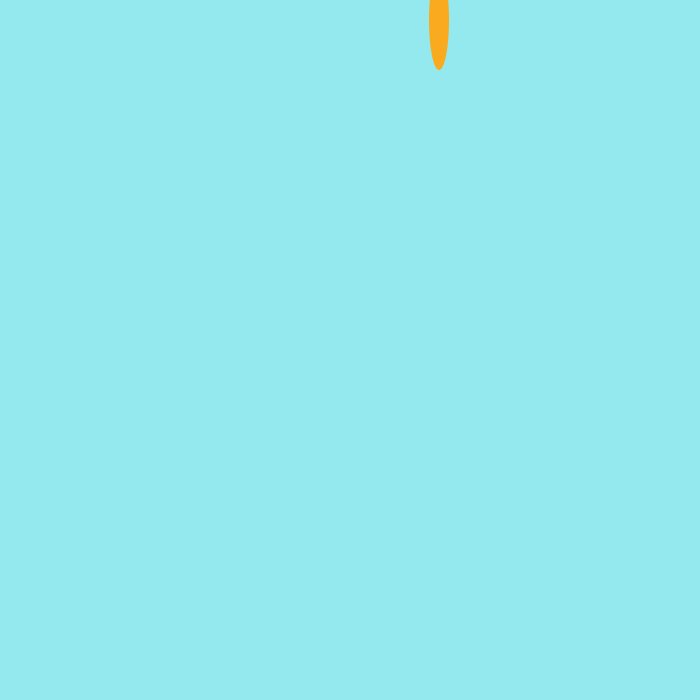
Frame 1 (no input)
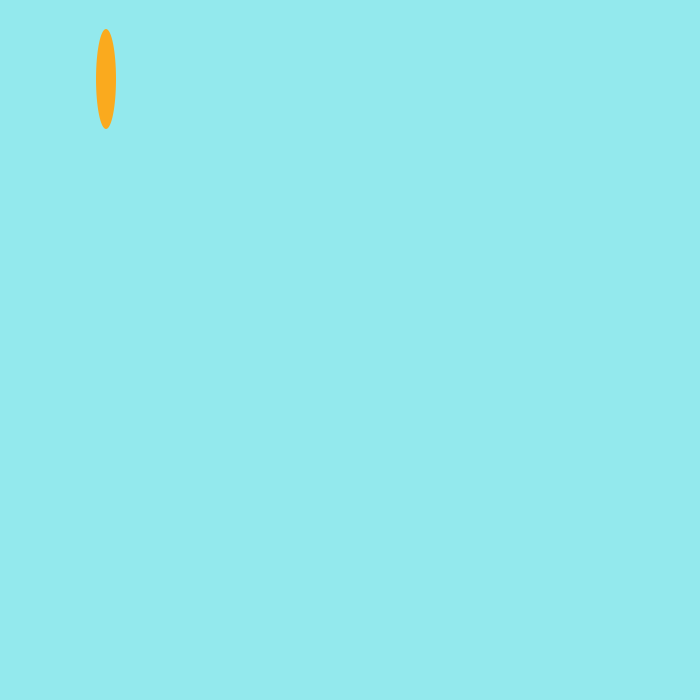
Frame 60 (the mouse pressed at the canvas centre just before this capture)
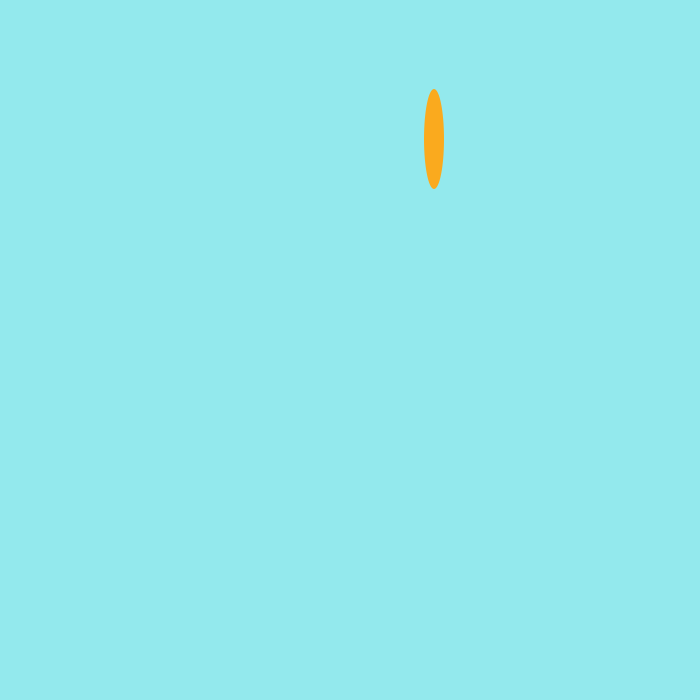
Frame 120 (the mouse held since frame 60 and released just before this capture)

The Processing sketch that drew these frames (run headless with seeded random() and noise(); from frame 60 on, the mouse is pressed at the canvas centre):

// Processing sketch: FishFeeder
// ── FishFeeder.pde
int foodx=100;
int foody=20;
void setup(){
foodx=(int) random(width-20);
size(700,700);
background(147,233,237);
}
void draw(){
 background(147,233,237); 
fill(141,233,237);
noStroke();
fill(250,170,30);
ellipse(foodx,foody,20,100);
foody=foody+1;
foodx=(int) random(width-20);
}
